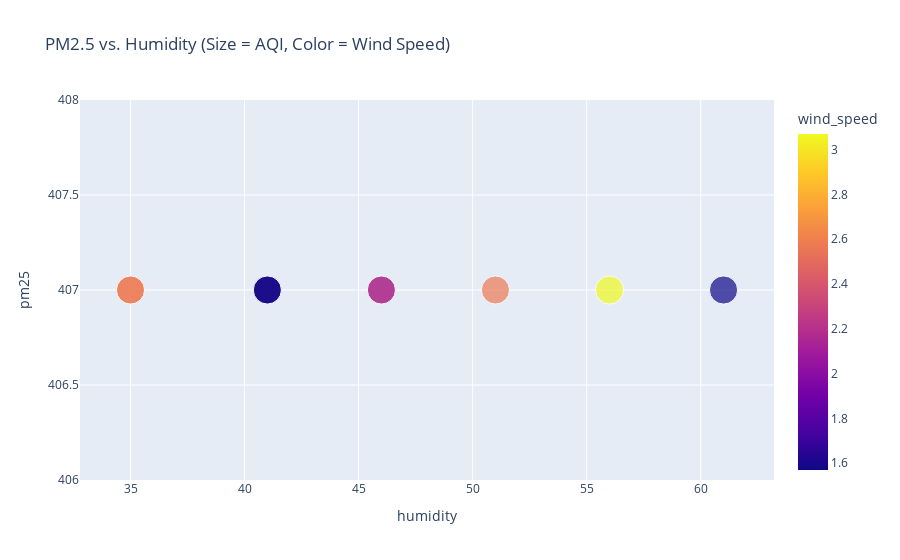

This figure's notebook cell:
### Markdown cell above
## 2. PM2.5 vs. Humidity

### Code cell
fig = px.scatter(df, x='humidity', y='pm25', size='aqi', color='wind_speed',
                 title='PM2.5 vs. Humidity (Size = AQI, Color = Wind Speed)')
fig.show()

### Figure 1 — Plotly figure (JSON) as saved in the notebook; plotly's stock layout.template omitted (floating-point values rounded to 4 significant figures)
{"data": [{"hovertemplate": "humidity=%{x}<br>pm25=%{y}<br>aqi=%{marker.size}<br>wind_speed=%{marker.color}<extra></extra>", "legendgroup": "", "marker": {"color": [2.57, 2.07, 1.57, 3.07, 2.57, 2.07, 2.57, 1.57, 2.57, 1.57], "coloraxis": "coloraxis", "size": [434, 433, 432, 431, 430, 429, 435, 435, 428, 428], "sizemode": "area", "sizeref": 1.087, "symbol": "circle"}, "mode": "markers", "name": "", "orientation": "v", "showlegend": false, "type": "scatter", "x": [46.0, 41.0, 61.0, 56.0, 51.0, 46.0, 35.0, 41.0, 35.0, 41.0], "xaxis": "x", "y": [407, 407, 407, 407, 407, 407, 407, 407, 407, 407], "yaxis": "y"}], "layout": {"coloraxis": {"colorbar": {"title": {"text": "wind_speed"}}, "colorscale": [[0, "#0d0887"], [0.1111, "#46039f"], [0.2222, "#7201a8"], [0.3333, "#9c179e"], [0.4444, "#bd3786"], [0.5556, "#d8576b"], [0.6667, "#ed7953"], [0.7778, "#fb9f3a"], [0.8889, "#fdca26"], [1, "#f0f921"]]}, "legend": {"itemsizing": "constant", "tracegroupgap": 0}, "title": {"text": "PM2.5 vs. Humidity (Size = AQI, Color = Wind Speed)"}, "xaxis": {"anchor": "y", "domain": [0, 1], "title": {"text": "humidity"}}, "yaxis": {"anchor": "x", "domain": [0, 1], "title": {"text": "pm25"}}}}
